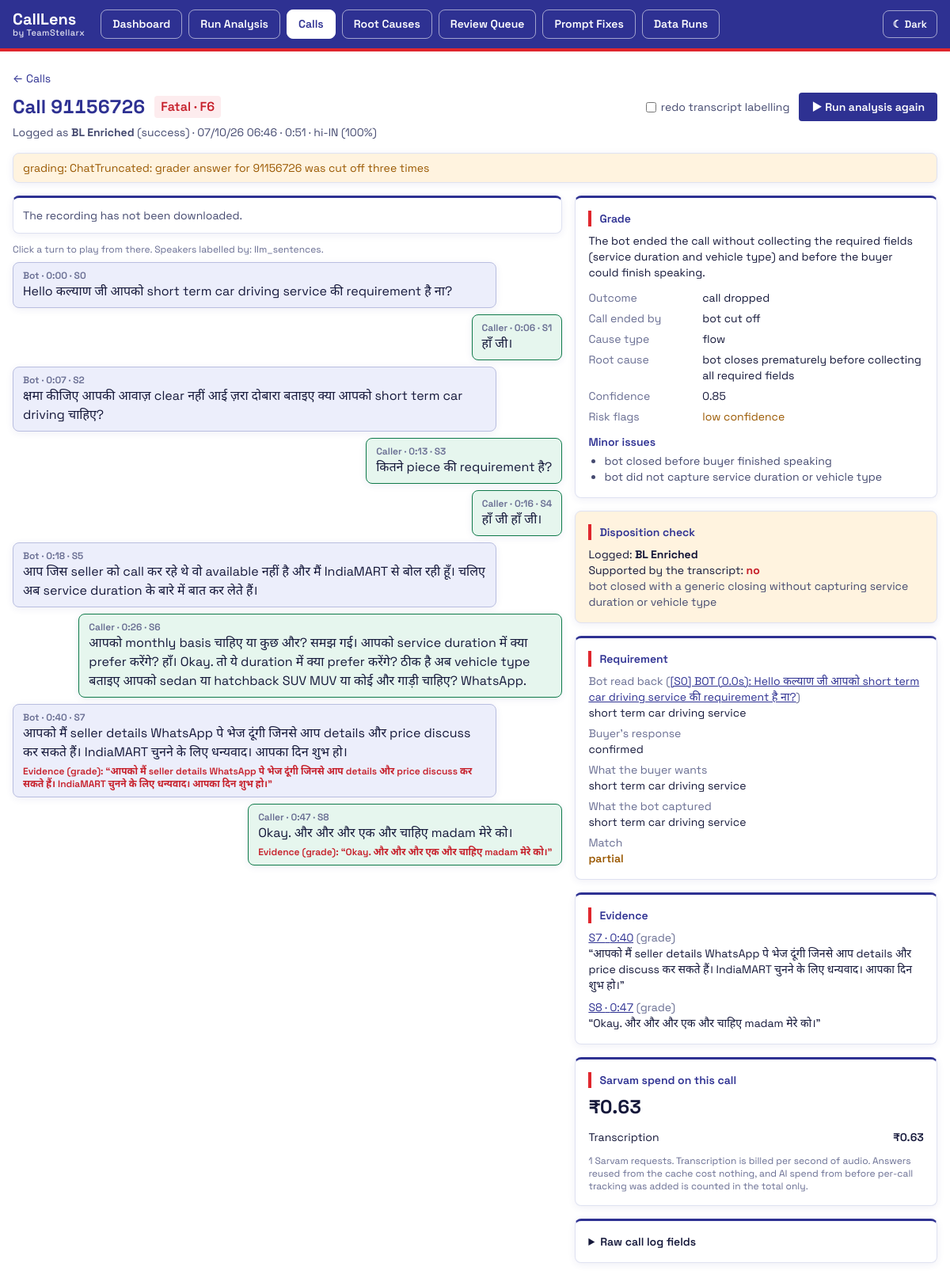
Page /calls/91156726 on the committed database.
### tables this page shows
CREATE TABLE call (
    call_id TEXT PRIMARY KEY,
    recording_url TEXT,
    has_recording INTEGER NOT NULL DEFAULT 0,
    disposition TEXT,
    disposition_group TEXT,
    is_call_answered TEXT,
    entered_on TEXT,
    lead_id TEXT,
    raw_json TEXT,
    audio_path TEXT,
    duration_s REAL,
    channels INTEGER,
    language_code TEXT,
    language_probability REAL,
    speaker_method TEXT,
    status TEXT NOT NULL DEFAULT 'imported',
    error TEXT
, source TEXT NOT NULL DEFAULT 'csv', original_name TEXT);

CREATE TABLE grade (
    call_id TEXT PRIMARY KEY,
    grade TEXT NOT NULL, fatal_code TEXT, reason TEXT, failure_category TEXT,
    root_cause_hint TEXT, outcome TEXT, who_ended_call TEXT,
    risk_flags TEXT, requirement TEXT, disposition_check TEXT, non_fatal_issues TEXT,
    confidence REAL, needs_review INTEGER NOT NULL DEFAULT 0,
    prompt_hash TEXT, raw_json TEXT, created_at TEXT DEFAULT CURRENT_TIMESTAMP
);

CREATE TABLE utterance (
    call_id TEXT NOT NULL, idx INTEGER NOT NULL, speaker TEXT NOT NULL,
    start_s REAL, end_s REAL, text TEXT NOT NULL, raw_text TEXT,
    PRIMARY KEY (call_id, idx)
);

CREATE TABLE evidence (
    call_id TEXT NOT NULL, utterance_idx INTEGER, quote TEXT, supports TEXT, start_s REAL
);

### app/main.py (the view)
@app.get("/calls/{call_id}", response_class=HTMLResponse)
async def call_detail(request: Request, call_id: str) -> HTMLResponse:
    call = db.one("SELECT * FROM call WHERE call_id=?", call_id)
    if call is None:
        raise HTTPException(404, "Call not found")
    evidence = db.q("SELECT * FROM evidence WHERE call_id=? ORDER BY utterance_idx", call_id)
    by_turn: dict[int, list[Any]] = {}
    for e in evidence:
        by_turn.setdefault(e["utterance_idx"], []).append(e)
    raw = json.loads(call["raw_json"] or "{}")
    raw_fields = []
    for key, value in raw.items():
        if key == "fk_glusr_usr_id" and value:
            value = mask_id(value)
        elif key == "call_recording_url":
            value = value.split("//", 1)[-1].split("/", 1)[0] if value else ""  # host only: paths can hold phone numbers
        raw_fields.append((key, mask_pii(value)))
    grade_row = db.one("SELECT * FROM grade WHERE call_id=?", call_id)
    return page(
        request, "call.html",
        call=call, grade=grade_row, spend=insights.call_spend(call_id),
        turns=db.q("SELECT * FROM utterance WHERE call_id=? ORDER BY idx", call_id),
        signals=db.q("SELECT * FROM signal WHERE call_id=? ORDER BY utterance_idx", call_id),
        evidence=evidence, by_turn=by_turn, raw_fields=raw_fields,
        has_audio=bool(call["audio_path"]) and Path(call["audio_path"]).is_file(),
    )  # fmt: skip

### app/templates/call.html (shortened to what this page needs)
{% extends "base.html" %}
{% block content %}
{% set req = grade.requirement | loads({}) if grade else {} %}
{% set check = grade.disposition_check | loads({}) if grade else {} %}
<p class="text-sm mb-2"><a class="text-blue-700 hover:underline" href="/calls">← Calls</a>{% if not grade and job %} <span class="text-slate-500">· analysis in progress; this page refreshes when it finishes</span>{% endif %}</p>
<div class="flex flex-wrap items-center gap-3 mb-1">
  <h1 class="text-2xl font-bold num">Call {{ call.call_id }}</h1>
  {% if grade and grade.grade == "FATAL" %}<span class="rounded bg-red-100 px-2 py-0.5 font-semibold text-red-700">Fatal · {{ grade.fatal_code }}</span>
  {% elif grade %}<span class="rounded px-2 py-0.5 font-semibold {{ 'bg-amber-100 text-amber-800' if grade.non_fatal_issues | loads([]) else 'bg-green-100 text-green-800' }}">Non-Fatal</span>
  {% else %}<span class="rounded bg-slate-200 px-2 py-0.5 text-slate-700">{{ call.status.replace("_", " ") }}</span>{% endif %}
  {% if has_audio or call.recording_url %}
  <form method="post" action="/analyse" class="ml-auto flex items-center gap-3 text-sm">
    {% if grade %}<label class="flex items-center gap-1.5 text-slate-600"><input type="checkbox" name="redo_transcript" value="1"> redo transcript labelling</label>{% endif %}
    <button class="rounded bg-blue-700 px-4 py-2 font-semibold text-white disabled:opacity-50" {{ 'disabled' if job }}>▶ {{ "Run analysis again" if grade else "Run analysis" }}</button>
  </form>
  {% endif %}
</div>
<p class="text-sm text-slate-600 mb-4">
  {% if call.source == "folder" %}From the recordings folder ({{ call.original_name }}), no call-log entry{% else %}Logged as <strong>{{ call.disposition }}</strong> ({{ call.disposition_group }}) · {{ call.entered_on }}{% endif %} · {{ call.duration_s | dur }}
  {% if call.language_code %}· {{ call.language_code }}{% if call.language_probability is not none %} ({{ (call.language_probability * 100) | round | int }}%){% endif %}{% endif %}
</p>
{% if call.error %}<p class="mb-4 rounded-lg border border-amber-300 bg-amber-50 px-3 py-2 text-sm text-amber-900" role="alert">{{ call.error | mask }}</p>{% endif %}
<div class="grid lg:grid-cols-5 gap-4">
  <section class="lg:col-span-3">
    {% if has_audio %}
    <div class="sticky top-0 z-10 mb-3 rounded-lg border border-slate-200 bg-white p-2">
      <audio id="player" controls preload="metadata" src="/audio/{{ call.call_id }}" class="w-full"></audio>
    </div>
    {% elif call.has_recording %}
    <p class="mb-3 rounded-lg border border-slate-200 bg-white p-3 text-sm text-slate-600">The recording has not been downloaded.</p>
    {% else %}
    <p class="mb-3 rounded-lg border border-slate-200 bg-white p-3 text-sm text-slate-600">This call has no recording in the log, so it cannot be audited.</p>
    {% endif %}
    {% if turns %}
    <p class="text-xs text-slate-500 mb-2">Click a turn to play from there. Speakers labelled by: {{ call.speaker_method }}.</p>
    <div class="flex flex-col gap-2">
      {% for t in turns %}
      {% set ev = by_turn.get(t.idx, []) %}
      <button type="button" id="turn-{{ t.idx }}" data-start="{{ t.start_s }}"
              class="turn text-left rounded-lg border px-3 py-2 max-w-[88%]
                     {{ 'self-end bg-emerald-50 border-emerald-200' if t.speaker == 'CALLER' else ('bg-blue-50 border-blue-200' if t.speaker == 'BOT' else 'bg-white border-slate-200') }}
                     {{ 'ring-2 ring-red-400' if ev }}">
        <span class="block text-xs font-semibold text-slate-500">{{ t.speaker | capitalize }} · {{ t.start_s | dur }} · S{{ t.idx }}</span>
        <span>{{ t.text | mask }}</span>
        {% for e in ev %}<span class="mt-1 block text-xs font-semibold text-red-700">Evidence ({{ e.supports.replace("_", " ") }}): “{{ e.quote | mask }}”</span>{% endfor %}
      </button>
      {% endfor %}
    </div>
    {% elif call.status in ("transcribed", "graded") %}
    <p class="rounded-lg border border-slate-200 bg-white p-3 text-sm text-slate-600">No speech was recognised in this recording.</p>
    {% endif %}
  </section>
  <aside class="lg:col-span-2 space-y-4">
    {% if grade %}
    <div class="rounded-lg border border-slate-200 bg-white p-4 text-sm">
      <h2 class="font-semibold mb-2">Grade</h2>
      <p class="mb-3">{{ grade.reason | mask }}</p>
      <dl class="grid grid-cols-3 gap-x-2 gap-y-1.5">
        <dt class="text-slate-500">Outcome</dt><dd class="col-span-2">{{ (grade.outcome or "").replace("_", " ") }}</dd>
        <dt class="text-slate-500">Call ended by</dt><dd class="col-span-2">{{ (grade.who_ended_call or "").replace("_", " ") }}</dd>
        <dt class="text-slate-500">Cause type</dt><dd class="col-span-2">{{ grade.failure_category }}</dd>
        <dt class="text-slate-500">Root cause</dt><dd class="col-span-2">{{ grade.root_cause_hint | mask }}</dd>
        <dt class="text-slate-500">Confidence</dt><dd class="col-span-2 num">{{ "%.2f" | format(grade.confidence) }}</dd>
        <dt class="text-slate-500">Risk flags</dt><dd class="col-span-2 text-amber-700">{{ (grade.risk_flags | loads([])) | join(", ") | replace("_", " ") or "none" }}</dd>
      </dl>
      {% if grade.non_fatal_issues | loads([]) %}
      <h3 class="font-semibold mt-3 mb-1">Minor issues</h3>
      <ul class="list-disc pl-5 text-slate-700">{% for issue in grade.non_fatal_issues | loads([]) %}<li>{{ issue | mask }}</li>{% endfor %}</ul>
      {% endif %}
    </div>
    <div class="rounded-lg border p-4 text-sm {{ 'border-amber-300 bg-amber-50' if check.supported == 'no' else 'border-slate-200 bg-white' }}">
      <h2 class="font-semibold mb-2">Disposition check</h2>
      <p>Logged: <strong>{{ check.logged }}</strong></p>
      <p>Supported by the transcript: <strong class="{{ {'yes': 'text-green-700', 'no': 'text-red-700'}.get(check.supported, 'text-amber-700') }}">{{ check.supported }}</strong></p>
      <p class="text-slate-700">{{ check.transcript_shows | mask }}</p>
    </div>
    <div class="rounded-lg border border-slate-200 bg-white p-4 text-sm">
      <h2 class="font-semibold mb-2">Requirement</h2>
      <dl class="space-y-1.5">
        <div><dt class="text-slate-500">Bot read back{% if req.read_back_segment %} (<a href="#" class="text-blue-700 underline" data-seek-turn="{{ req.read_back_segment | replace('S', '') }}">{{ req.read_back_segment }}</a>){% endif %}</dt><dd>{{ (req.read_back_by_bot or "—") | mask }}</dd></div>
        <div><dt class="text-slate-500">Buyer's response</dt><dd>{{ (req.caller_response or "—").replace("_", " ") }}</dd></div>
        <div><dt class="text-slate-500">What the buyer wants</dt><dd>{{ (req.caller_stated or "—") | mask }}</dd></div>
        <div><dt class="text-slate-500">What the bot captured</dt><dd>{{ (req.final_captured_by_bot or "—") | mask }}</dd></div>
        <div><dt class="text-slate-500">Match</dt><dd class="font-semibold {{ {'match': 'text-green-700', 'mismatch': 'text-red-700'}.get(req.match, 'text-amber-700') }}">{{ (req.match or "—").replace("_", " ") }}</dd></div>
      </dl>
    </div>
    {% if evidence %}
    <div class="rounded-lg border border-slate-200 bg-white p-4 text-sm">
      <h2 class="font-semibold mb-2">Evidence</h2>
      <ul class="space-y-2">
        {% for e in evidence %}
        <li><a href="#" class="text-blue-700 underline num" data-seek-turn="{{ e.utterance_idx }}">S{{ e.utterance_idx }} · {{ e.start_s | dur }}</a>
          <span class="text-slate-500">({{ e.supports.replace("_", " ") }})</span><br>“{{ e.quote | mask }}”</li>
        {% endfor %}
      </ul>
    </div>
    {% endif %}
    {% endif %}
    <div class="rounded-lg border border-slate-200 bg-white p-4 text-sm">
      <h2 class="font-semibold mb-2">Sarvam spend on this call</h2>
      {% if spend.steps %}
      <p class="num text-2xl font-bold mb-2">₹{{ "%.2f" | format(spend.total) }}</p>
      <ul class="divide-y divide-slate-100">
        {% for s in spend.steps %}<li class="flex justify-between py-1"><span>{{ s.step }}</span><span class="num font-semibold">₹{{ "%.2f" | format(s.cost) }}</span></li>{% endfor %}
      </ul>
      <p class="text-xs text-slate-500 mt-2">{{ spend.requests }} Sarvam requests. Transcription is billed per second of audio. Answers reused from the cache cost nothing, and AI spend from before per-call tracking was added is counted in the total only.</p>
      {% else %}
      <p class="text-slate-600">No spend recorded for this call yet.</p>
      {% endif %}
    </div>
    <details class="rounded-lg border border-slate-200 bg-white p-4 text-sm">
      <summary class="font-semibold cursor-pointer">Raw call log fields</summary>
    </details>
  </aside>
</div>
{% endblock %}

### app/static/app.css (style rules this page uses)
html.neo { --brand-navy: #2e3192; --brand-red: #e0262d; --bg: #ffffff; --panel: #ffffff; --panel-tint: #f3f4fc; --header: #2e3192; --header-text: #ffffff; --line: #dfe2f1; --line-strong: #b9bee0; --text: #15183a; --text-2: #454a70; --text-3: #686d92; --accent: #2e3192; --accent-soft: #eceefb; --btn: #2e3192; --btn-hover: #23267a; --field: #ffffff; --fatal: #c61f2a; --fatal-soft: #fdecee; --risk: #9a5800; --risk-soft: #fff3df; --clean: #0f7a4a; --clean-soft: #e6f6ee; --shadow: 0 2px 10px rgba(46, 49, 146, 0.08); --series-1: #2563eb; --series-2: #f97316; --series-3: #c026d3; --series-4: #0d9488; --series-5: #e0262d; --series-6: #7c3aed; color-scheme: light; }
html.neo body { font-family: "Space Grotesk", system-ui, -apple-system, "Segoe UI", "Noto Sans", "Noto Sans Devanagari", "Nirmala UI", sans-serif; color: var(--text); background: var(--bg); min-height: 100vh; }
.num { font-variant-numeric: tabular-nums; }
html.neo .bg-white, html.neo .bg-slate-50 { background: var(--panel) !important; }
html.neo .rounded-lg.border { border-color: var(--line) !important; box-shadow: var(--shadow); }
html.neo .rounded-lg.border.bg-white { border-top: 3px solid var(--brand-navy) !important; }
html.neo [class*="border-slate-"] { border-color: var(--line) !important; }
html.neo .text-slate-900, html.neo .text-slate-800 { color: var(--text) !important; }
html.neo .text-slate-700, html.neo .text-slate-600 { color: var(--text-2) !important; }
html.neo .text-slate-500, html.neo .text-slate-400 { color: var(--text-3) !important; }
html.neo h1 { color: var(--accent); }
html.neo main h2 { color: var(--accent); border-left: 4px solid var(--brand-red); padding-left: 10px; }
html.neo main h3, html.neo main h4 { color: var(--accent); }
html.neo .text-blue-700 { color: var(--accent) !important; }
html.neo .bg-blue-700, html.neo .btn-primary { background: var(--btn) !important; color: #ffffff !important; border: 0; }
html.neo button.border, html.neo .border-blue-700 { border-color: var(--line-strong) !important; color: var(--text) !important; background: transparent; }
html.neo input, html.neo select { background: var(--field) !important; color: var(--text) !important; border-color: var(--line-strong) !important; }
html.neo .text-red-600, html.neo .text-red-700, html.neo .text-red-800 { color: var(--fatal) !important; }
html.neo .bg-red-100, html.neo .bg-red-50 { background: var(--fatal-soft) !important; }
html.neo .text-amber-600, html.neo .text-amber-700, html.neo .text-amber-800, html.neo .text-amber-900 { color: var(--risk) !important; }
html.neo .bg-amber-100, html.neo .bg-amber-50 { background: var(--risk-soft) !important; }
html.neo .border-amber-300 { border-color: var(--risk) !important; }
html.neo .bg-blue-50 { background: var(--accent-soft) !important; }
html.neo .border-blue-200 { border-color: var(--line-strong) !important; }
html.neo .turn { color: var(--text); }
html.neo .turn.bg-blue-50 { background: var(--accent-soft) !important; border-color: var(--line-strong) !important; }
html.neo .turn.bg-emerald-50 { background: var(--clean-soft) !important; border-color: var(--clean) !important; }
html.neo .turn.ring-2 { --tw-ring-color: var(--fatal) !important; }

### rows in the picture
call: call_id "91156726", disposition "BL Enriched", disposition_group "success", entered_on "07/10/26 06:46", duration_s|dur "0:51", language_code "hi-IN", (call.language_probability*100)|round|int "100", error|mask "grading: ChatTruncated: grader answer for 91156726 was cut off three times", speaker_method "llm_sentences", logged "BL Enriched"
grade: fatal_code "F6", reason|mask "The bot ended the call without collecting the required fields (service duration and vehicle type) and before the buyer could finish speaking.", outcome "call dropped", who_ended_call "bot cut off", failure_category "flow", root_cause_hint|mask "bot closes prematurely before collecting all required fields", confidence "0.85", risk_flags "low confidence"
utterance: speaker "Bot", start_s|dur "0:00", idx "0", text|mask "Hello कल्याण जी आपको short term car driving service की requirement है ना?"
utterance: speaker "Caller", start_s|dur "0:06", idx "1", text|mask "हाँ जी।"
utterance: speaker "Bot", start_s|dur "0:07", idx "2", text|mask "क्षमा कीजिए आपकी आवाज़ clear नहीं आई ज़रा दोबारा बताइए क्या आपको short term car driving चाहिए?"
utterance: speaker "Caller", start_s|dur "0:13", idx "3", text|mask "कितने piece की requirement है?"
utterance: speaker "Caller", start_s|dur "0:16", idx "4", text|mask "हाँ जी हाँ जी।"
utterance: speaker "Bot", start_s|dur "0:18", idx "5", text|mask "आप जिस seller को call कर रहे थे वो available नहीं है और मैं IndiaMART से बोल रही हूँ। चलिए अब service duration के बारे में बात कर लेते हैं।"
utterance: speaker "Caller", start_s|dur "0:26", idx "6", text|mask "आपको monthly basis चाहिए या कुछ और? समझ गई। आपको service duration में क्या prefer करेंगे? हाँ। Okay. तो ये duration में क्या prefer करेंगे? ठीक है अब vehicle type बताइए आपको sedan या hatchback SUV MUV या कोई और गाड़ी चाहिए? WhatsApp."
utterance: speaker "Bot", start_s|dur "0:40", idx "7", text|mask "आपको मैं seller details WhatsApp पे भेज दूंगी जिनसे आप details और price discuss कर सकते हैं। IndiaMART चुनने के लिए धन्यवाद। आपका दिन शुभ हो।"
evidence: supports.replace "grade", quote|mask "आपको मैं seller details WhatsApp पे भेज दूंगी जिनसे आप details और price discuss कर सकते हैं। IndiaMART चुनने के लिए धन्यवाद। आपका दिन शुभ हो।", utterance_idx "7", start_s|dur "0:40"
utterance: speaker "Caller", start_s|dur "0:47", idx "8", text|mask "Okay. और और और एक और चाहिए madam मेरे को।"
evidence: supports.replace "grade", quote|mask "Okay. और और और एक और चाहिए madam मेरे को।", utterance_idx "8", start_s|dur "0:47"

### other values in the picture
{{ label }} "Dashboard" "Run Analysis" "Calls" "Root Causes" "Review Queue" "Prompt Fixes" "Data Runs"
{{ "Run analysis again" if grade else "Run analysis" }} "Run analysis again"
{{ issue | mask }} "bot closed before buyer finished speaking" "bot did not capture service duration or vehicle type"
{{ check.supported }} "no"
{{ check.transcript_shows | mask }} "bot closed with a generic closing without capturing service duration or vehicle type"
{{ req.read_back_segment }} "[S0] BOT (0.0s): Hello कल्याण जी आपको short term car driving service की requirement है ना?"
{{ (req.read_back_by_bot or "—") | mask }} "short term car driving service"
{{ (req.caller_response or "—").replace("_", " ") }} "confirmed"
{{ (req.caller_stated or "—") | mask }} "short term car driving service"
{{ (req.final_captured_by_bot or "—") | mask }} "short term car driving service"
{{ (req.match or "—").replace("_", " ") }} "partial"
{{ "%.2f" | format(spend.total) }} "0.63"
{{ s.step }} "Transcription"
{{ "%.2f" | format(s.cost) }} "0.63"
{{ spend.requests }} "1"
